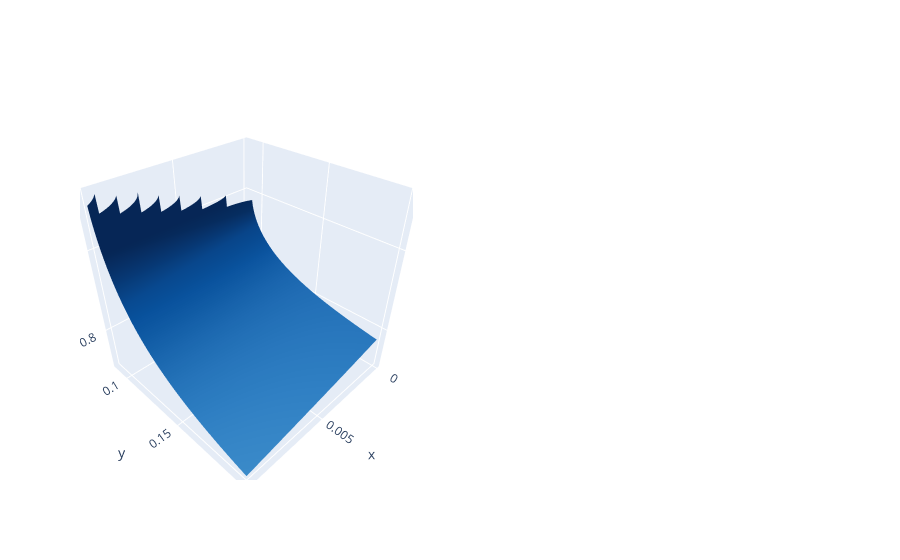

The cell this chart's notebook holds for it:
### Code cell
tau_A_grid, tau_N_grid = np.meshgrid(arrays["tau_A"], arrays["tau_N"])
r = get_mixing(c, tau_A=tau_A_grid, tau_N=tau_N_grid, tau_M=tau_M)
# tau_A_grid

fig = make_subplots(
    rows=1,
    cols=2,
    specs=[[{"type": "scatter3d"} for _ in range(0, cols)] for _ in range(0, rows)],
)
fig.add_trace(
    go.Surface(
        x=arrays[iter_keys[0]],
        y=arrays[iter_keys[1]],
        z=r[0],
        colorscale=colors[i],
        cmin=0.0,
        cmax=1.0,
        showscale=False,
    ),
    row=1,
    col=1,
)
fig.show()

### Figure 1 — Plotly figure (JSON) as saved in the notebook; plotly's stock layout.template omitted (floating-point values rounded to 4 significant figures; data arrays with more than 128 entries replaced by an {"elided": "..."} marker saying what was removed)
{"data": [{"cmax": 1, "cmin": 0, "colorscale": [[0, "rgb(247,251,255)"], [0.125, "rgb(222,235,247)"], [0.25, "rgb(198,219,239)"], [0.375, "rgb(158,202,225)"], [0.5, "rgb(107,174,214)"], [0.625, "rgb(66,146,198)"], [0.75, "rgb(33,113,181)"], [0.875, "rgb(8,81,156)"], [1, "rgb(8,48,107)"]], "scene": "scene", "showscale": false, "type": "surface", "x": {"elided": "201 float values"}, "y": {"elided": "201 float values"}, "z": {"elided": "201x201 float values"}}], "layout": {"scene": {"domain": {"x": [0, 0.45], "y": [0, 1]}}, "scene2": {"domain": {"x": [0.55, 1], "y": [0, 1]}}}}
